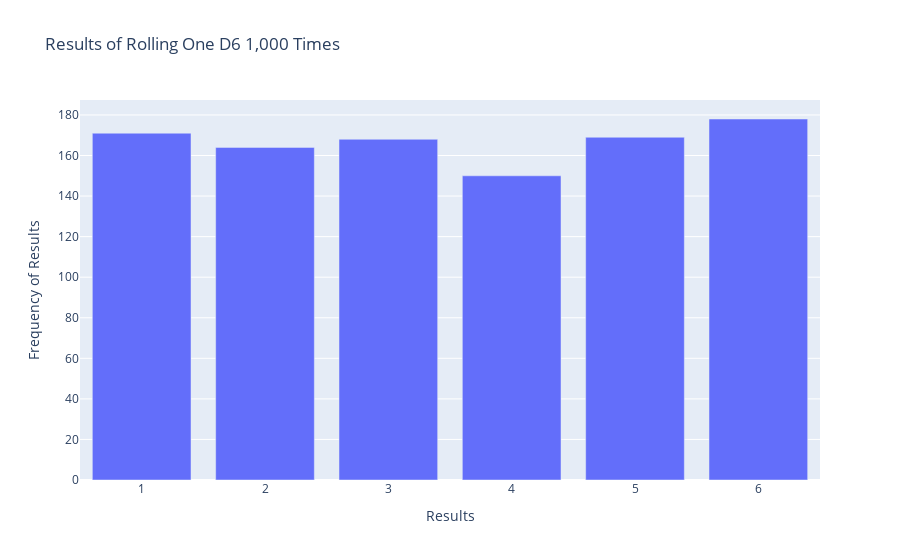

The cell this chart's notebook holds for it:
### Code cell
#定制绘图
import plotly.express as px

from die import Die
#创建一个D6
die = Die()

#掷几次骰子并将结果存储在一个列表中
results = []
for roll_num in range(1000):
    result = die.roll()
    results.append(result)

#分析结果
frequencies = []
poss_results = range(1, die.num_sides+1)
for value in poss_results:
    frequency = results.count(value)
    frequencies.append(frequency)

#对结果进行可视化
title = "Results of Rolling One D6 1,000 Times"
labels = {'x': 'Results', 'y': 'Frequency of Results'}
fig = px.bar(x=poss_results, y=frequencies, title=title, labels=labels)
fig.show()

### Figure 1 — Plotly figure (JSON) as saved in the notebook; plotly's stock layout.template omitted (floating-point values rounded to 4 significant figures)
{"data": [{"alignmentgroup": "True", "hovertemplate": "Results=%{x}<br>Frequency of Results=%{y}<extra></extra>", "legendgroup": "", "marker": {"color": "#636efa", "pattern": {"shape": ""}}, "name": "", "offsetgroup": "", "orientation": "v", "showlegend": false, "textposition": "auto", "type": "bar", "x": [1, 2, 3, 4, 5, 6], "xaxis": "x", "y": [171, 164, 168, 150, 169, 178], "yaxis": "y"}], "layout": {"autosize": true, "barmode": "relative", "legend": {"tracegroupgap": 0}, "title": {"text": "Results of Rolling One D6 1,000 Times"}, "xaxis": {"anchor": "y", "autorange": true, "domain": [0, 1], "range": [0.5, 6.5], "title": {"text": "Results"}, "type": "linear"}, "yaxis": {"anchor": "x", "autorange": true, "domain": [0, 1], "range": [0, 187.4], "title": {"text": "Frequency of Results"}, "type": "linear"}}}
